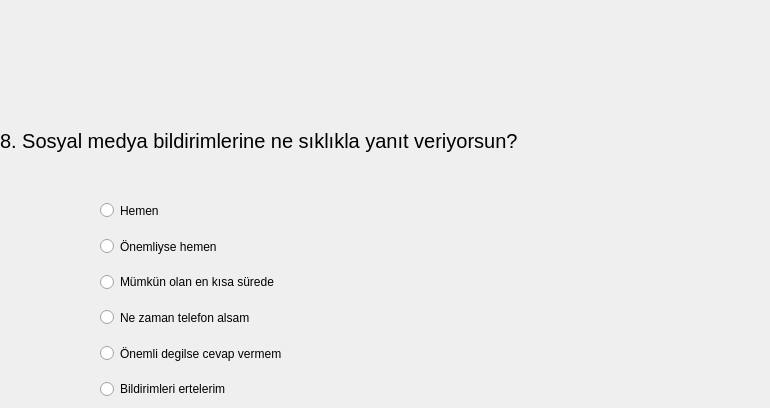
   <widget class="QWidget" name="tab_8">
    <attribute name="title">
     <string>Page</string>
    </attribute>
    <widget class="QLabel" name="label_Q4">
     <property name="geometry">
      <rect>
       <x>0</x>
       <y>100</y>
       <width>761</width>
       <height>81</height>
      </rect>
     </property>
     <property name="font">
      <font>
       <pointsize>15</pointsize>
      </font>
     </property>
     <property name="text">
      <string>8. Sosyal medya bildirimlerine ne sıklıkla yanıt veriyorsun?</string>
     </property>
    </widget>
    <widget class="QRadioButton" name="A2_radioButton_Q4">
     <property name="geometry">
      <rect>
       <x>100</x>
       <y>236</y>
       <width>311</width>
       <height>21</height>
      </rect>
     </property>
     <property name="text">
      <string>Önemliyse hemen</string>
     </property>
    </widget>
    <widget class="QRadioButton" name="A1_radioButton_Q4">
     <property name="geometry">
      <rect>
       <x>100</x>
       <y>200</y>
       <width>311</width>
       <height>21</height>
      </rect>
     </property>
     <property name="text">
      <string>Hemen </string>
     </property>
    </widget>
    <widget class="QRadioButton" name="A4_radioButton_Q4">
     <property name="geometry">
      <rect>
       <x>100</x>
       <y>307</y>
       <width>311</width>
       <height>21</height>
      </rect>
     </property>
     <property name="text">
      <string>Ne zaman telefon alsam</string>
     </property>
    </widget>
    <widget class="QRadioButton" name="A3_radioButton_Q4">
     <property name="geometry">
      <rect>
       <x>100</x>
       <y>272</y>
       <width>311</width>
       <height>20</height>
      </rect>
     </property>
     <property name="text">
      <string>Mümkün olan en kısa sürede</string>
     </property>
    </widget>
    <widget class="QRadioButton" name="A6_radioButton_Q4">
     <property name="geometry">
      <rect>
       <x>100</x>
       <y>379</y>
       <width>311</width>
       <height>20</height>
      </rect>
     </property>
     <property name="text">
      <string>Bildirimleri ertelerim</string>
     </property>
    </widget>
    <widget class="QRadioButton" name="A5_radioButton_Q4">
     <property name="geometry">
      <rect>
       <x>100</x>
       <y>343</y>
       <width>311</width>
       <height>21</height>
      </rect>
     </property>
     <property name="text">
      <string>Önemli degilse cevap vermem</string>
     </property>
    </widget>
   </widget>
